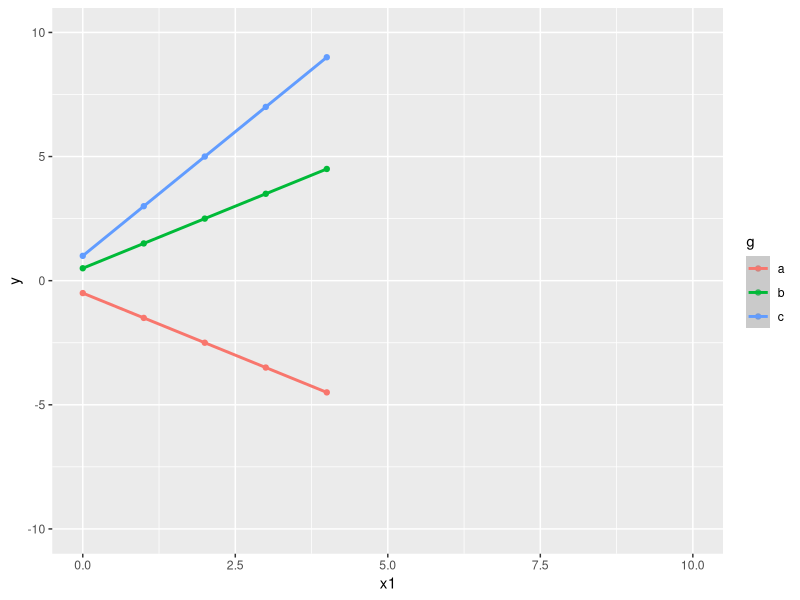

The R source for this figure:
x <- rep(0:4,3)
xx <- rep(0:4,3)
b <- rep(c(-1,1,2),each=5)     #slope
a <- rep(c(-0.5,0.5,1),each=5) #intercept
y <- b*x+a
g <- rep(c("a","b","c"),each=5)

df <- data.frame(x1=x , x2=xx , y=y , g=g)

require(ggplot2)

ggplot(df)+geom_point(aes(x=x1,y=y,col=g))+xlim(0,10)+ylim(-10,10) + geom_smooth(method="lm",aes(x=x1,y=y,col=g))

###########

#convert df to wide - this is how data will usually be
require(reshape2)
df_wide <- dcast(df , x1 + x2  ~ g , value.var = "y")

#convert to long:
df_long <- melt(df_wide , id.vars = c("x1","x2"))

###########

# You have data usually in the wide format, and the aim is to plot certain 
# certain columns as line plot with the regression line.
# Write a function that acchieves this aim

plot_ReqdColumns <- function(input_data,   # data frame
                             xVar,         # column name of "input_data" to be plotted on the x-axis
                             cols_to_plot, #column names of "input_data" to be plotted on the y-axis
                             yColsName,    # for eg. if cols_to_plot = c("Bonn","Berlin"), then this can be City
                             yVar          # for eg. "population" if the columns for "Berlin" etc. show population
) {
  
  input_data <- input_data[ , c(xVar , cols_to_plot)]
  
  #convert data to long format
  require(reshape2)
  input_data <- melt(input_data , id.vars = xVar )
  names(input_data) <- c(xVar , yColsName , yVar)
    
  require(ggplot2)
  return_object <- 
    ggplot(input_data
    )+geom_point(aes(x=get(xVar),y=get(yVar),col=get(yColsName))
    ) + geom_smooth(method="lm",aes(x=get(xVar),y=get(yVar),col=get(yColsName))
    )+scale_color_discrete(name = yColsName
    )+labs(x=xVar,y=yVar)
  
  detach("package:reshape2")
  detach("package:ggplot2")
 
  return(return_object) 
}
